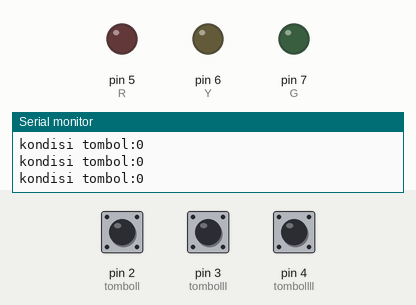
Bench run of a sketch on a simulated Arduino Uno, built with avr-gcc and run on an emulated ATmega328P. On the bench: output pins drawn as LEDs (lit = HIGH), the last lines printed to the serial monitor. The inputs (shaded band) are chosen by the test bench; at power-on: pin 2 (tomboll) LOW, pin 3 (tombolll) LOW, pin 4 (tombollll) LOW.

Above: at 1.2 s.
1.3 s: pin 2 (tomboll) pulled HIGH for 0.15 s
At 1.47 s:
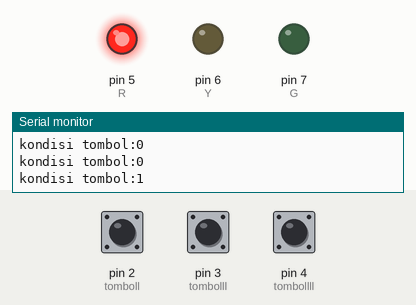
3.0 s: pin 3 (tombolll) pulled HIGH for 0.15 s
At 3.13 s:
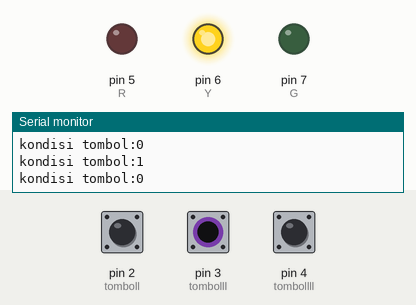
4.6 s: pin 4 (tombollll) pulled HIGH for 0.15 s
At 4.73 s:
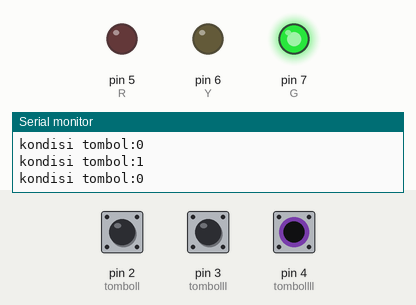
6.3 s: pin 4 (tombollll) pulled HIGH for 3.2 s
At 10.1 s:
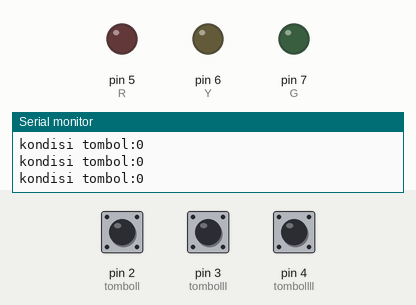
12.5 s: pin 2 (tomboll) pulled HIGH for 3.2 s
At 13.5 s:
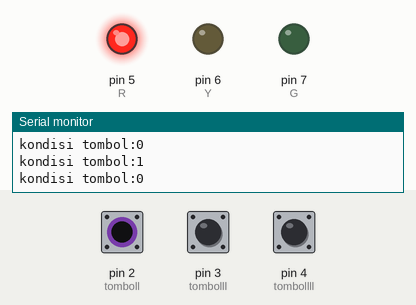
17.2 s: pin 2 (tomboll) driven HIGH and pin 3 (tombolll) driven HIGH
At 17.8 s:
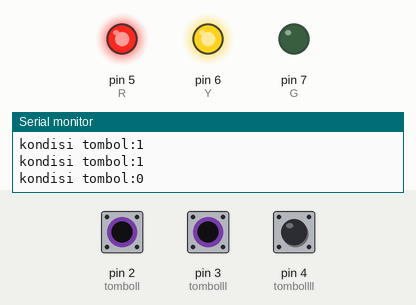
Timing chart, 0 to 19.7 s (numbered marks = the images above; inputs shaded):
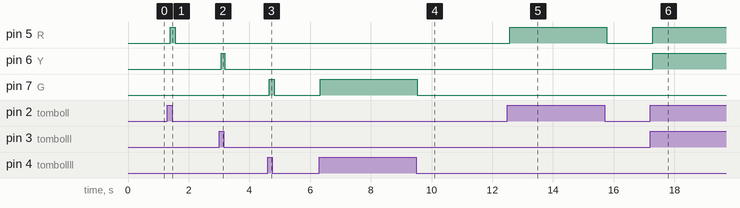

Measured:
- after the input at 1.3 s, pin 5 (R): LOW → HIGH after 0.09 s, → LOW 0.17 s later
- after the input at 3.0 s, pin 6 (Y): LOW → HIGH after 0.08 s, → LOW 0.11 s later
- after the input at 4.6 s, pin 7 (G): LOW → HIGH after 0.05 s, → LOW 0.17 s later
- after the input at 6.3 s, pin 7 (G): LOW → HIGH at once, → LOW 3.2 s later
- after the input at 12.5 s, pin 5 (R): LOW → HIGH after 0.07 s, → LOW 3.2 s later
- after the input at 17.2 s, pin 5 (R), pin 6 (Y): LOW → HIGH after 0.09 s

The sketch:

1.BUTTON.ino
```cpp
int tomboll=2;
int tombolll=3;
int tombollll=4;
int R=5;
int Y=6;
int G=7;

void setup() {
  Serial.begin(9600);
  pinMode(tomboll,INPUT);
  pinMode(tombolll,INPUT);
   pinMode(tombollll,INPUT);
  pinMode(R,OUTPUT);
  pinMode(Y,OUTPUT);
  pinMode(G,OUTPUT);


}

void loop() {
  int bacatomboll=digitalRead(tomboll);
  Serial.println("kondisi tombol:" +String(bacatomboll));
  int bacatombolll=digitalRead(tombolll);
  Serial.println("kondisi tombol:" +String(bacatombolll));
  int bacatombollll=digitalRead(tombollll);
  Serial.println("kondisi tombol:" +String(bacatombollll));

  if(bacatomboll==1){
  digitalWrite(R,HIGH);
  }else{
   digitalWrite(R,LOW);
  }
   if(bacatombolll==1){
  digitalWrite(Y,HIGH);
  }else{
   digitalWrite(Y,LOW);
  }
   if(bacatombollll==1){
  digitalWrite(G,HIGH);
  }else{
   digitalWrite(G,LOW);
  }

}
```
